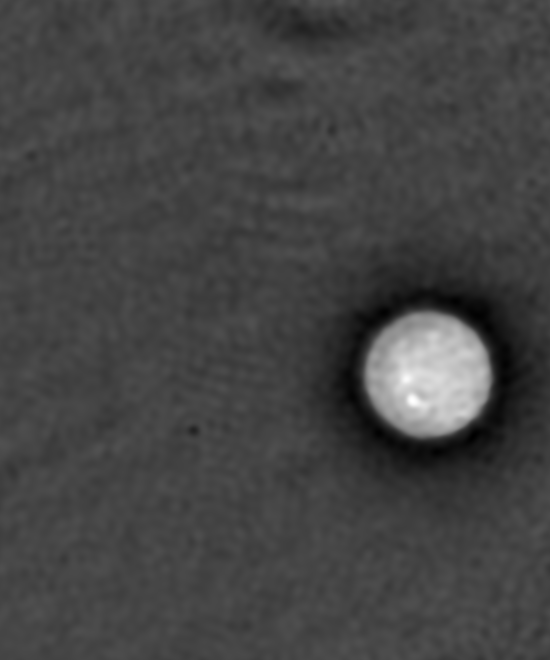
#> input picture skimage.data.cell(), 550 x 660 px
$ python t4_enhancement_restoration_segmentation_compression.py
#> lines starting #> are read from the running program, lines starting #| are printed output that depends on the picture; after the words box and inside, x2 and y2 are one past the last pixel; in counts of white or black regions, pixels touching at a corner belong together
"""T4: Biomedical Image Processing -- enhancement, restoration, segmentation,
compression. Course: 21CSE428T Healthcare Analytics, Unit 2.

Sample image: skimage.data.cell() (a fluorescence microscopy cell image,
bundled with scikit-image, no download needed) stands in for a biomedical
image -- SmartHealth AI itself has no imaging pipeline, see tutorials/
unit2_biomedical_imaging/README.md for why this dataset was chosen.

Usage: python t4_enhancement_restoration_segmentation_compression.py
"""

from __future__ import annotations

import io
from pathlib import Path

import numpy as np
from PIL import Image
from skimage import data, exposure, filters, restoration, util
from skimage.metrics import peak_signal_noise_ratio as psnr

OUT = Path(__file__).parent / "outputs"


def save_png(img: np.ndarray, name: str) -> Path:
    """Save a float [0,1] or uint8 array as a PNG under outputs/."""
    path = OUT / name
    arr = img
    if arr.dtype != np.uint8:
        arr = util.img_as_ubyte(np.clip(arr, 0, 1))
    Image.fromarray(arr).save(path)
    return path


def enhancement(image: np.ndarray) -> tuple[np.ndarray, np.ndarray]:
    """Global histogram equalization and CLAHE (adaptive, local contrast)."""
    equalized = exposure.equalize_hist(image)
    clahe = exposure.equalize_adapthist(image, clip_limit=0.03)
    save_png(equalized, "t4_enhancement_histeq.png")
    save_png(clahe, "t4_enhancement_clahe.png")
    return equalized, clahe


def restoration_demo(image: np.ndarray) -> tuple[np.ndarray, np.ndarray, float, float]:
    """Add synthetic Gaussian noise, then denoise, and show the PSNR recovery."""
    image_f = util.img_as_float(image)
    noisy = util.random_noise(image_f, mode="gaussian", var=0.01, rng=0)
    denoised = restoration.denoise_bilateral(noisy, sigma_color=0.1, sigma_spatial=5)

    psnr_noisy = psnr(image_f, noisy, data_range=1.0)
    psnr_denoised = psnr(image_f, denoised, data_range=1.0)

    save_png(noisy, "t4_restoration_noisy.png")
    save_png(denoised, "t4_restoration_denoised.png")
    return noisy, denoised, psnr_noisy, psnr_denoised


def segmentation(image: np.ndarray) -> np.ndarray:
    """Otsu thresholding to isolate cell regions from background."""
    thresh = filters.threshold_otsu(image)
    mask = image > thresh
    save_png(mask.astype(np.uint8) * 255, "t4_segmentation_mask.png")
    return mask


def compression(image: np.ndarray) -> dict[int, dict[str, float]]:
    """Save as JPEG at a few quality levels and report size vs. PSNR."""
    pil_img = Image.fromarray(image)
    image_f = util.img_as_float(image)
    results = {}
    for quality in (10, 50, 90):
        buf = io.BytesIO()
        pil_img.save(buf, format="JPEG", quality=quality)
        size_kb = len(buf.getvalue()) / 1024
        out_path = OUT / f"t4_compression_q{quality}.jpg"
        out_path.write_bytes(buf.getvalue())

        decoded = np.array(Image.open(io.BytesIO(buf.getvalue())))
        quality_psnr = psnr(image_f, util.img_as_float(decoded), data_range=1.0)
        results[quality] = {"size_kb": size_kb, "psnr_db": quality_psnr}
    return results


def main():
    OUT.mkdir(exist_ok=True)
    image = data.cell()  # uint8 grayscale, bundled sample microscopy image
#> image is the input picture: shape (660, 550); min 0, max 255, mean 68
    save_png(image, "t4_original.png")

    equalized, clahe = enhancement(image)
#> in enhancement, `equalized = exposure.equalize_hist(image)`:
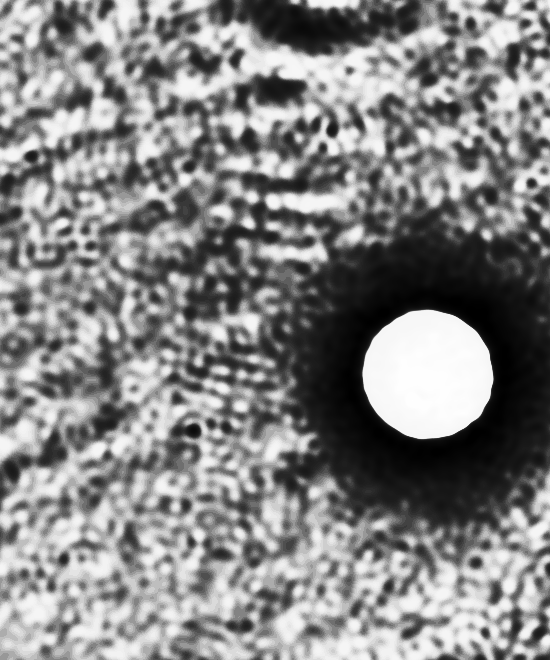
#> equalized: shape (660, 550) float64; min 1.65e-05, max 1, mean 0.524
#> in enhancement, `clahe = exposure.equalize_adapthist(image, clip_limit=0.03)`:
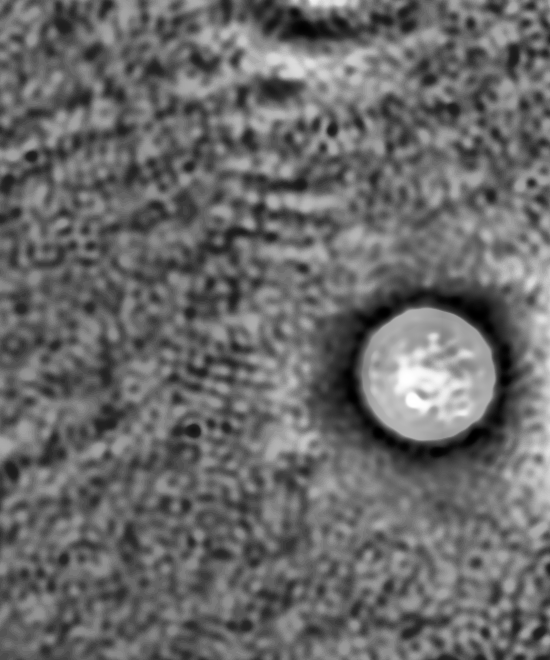
#> clahe: shape (660, 550) float64; min 0, max 1, mean 0.413
    noisy, denoised, psnr_noisy, psnr_denoised = restoration_demo(image)
#> in restoration_demo, `noisy = util.random_noise(image_f, mode="gaussian", var=0.01, rng=0)`:
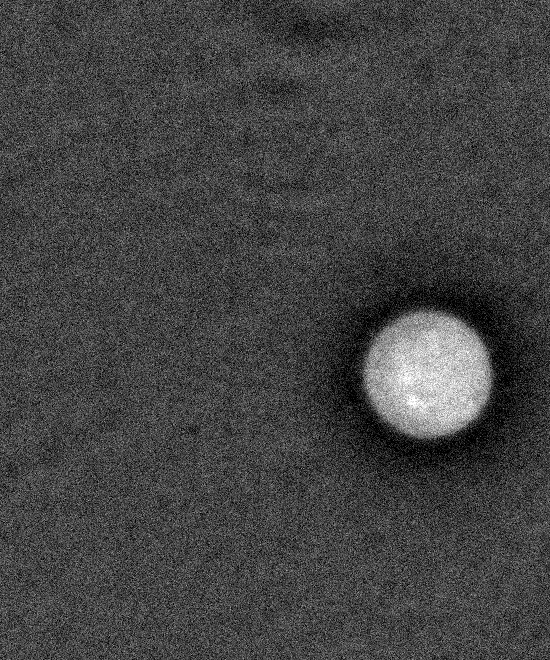
#> noisy: shape (660, 550) float64; min 0, max 1, mean 0.267
#> in restoration_demo, `psnr_noisy = psnr(image_f, noisy, data_range=1.0)`: psnr_noisy = 20.1
#> in restoration_demo, `psnr_denoised = psnr(image_f, denoised, data_range=1.0)`: psnr_denoised = 25.32
#> psnr_noisy = 20.1; psnr_denoised = 25.32
    mask = segmentation(image)
#> in segmentation, `thresh = filters.threshold_otsu(image)`: thresh = 122
#> in segmentation, `mask = image > thresh`:
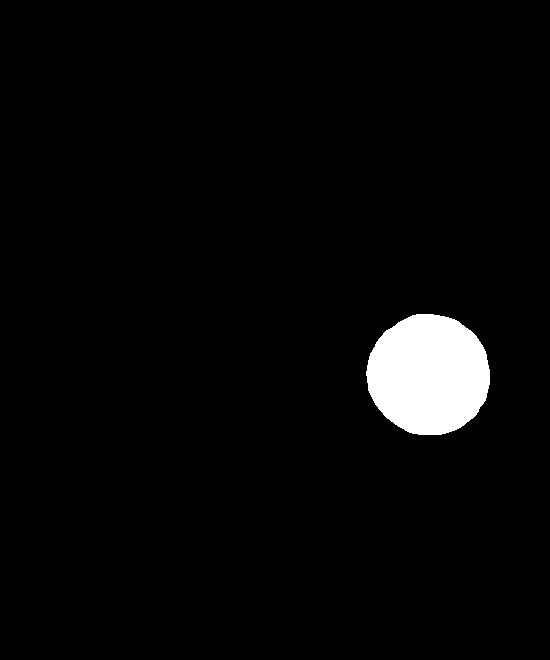
#> mask: shape (660, 550) bool; 3.2% white; 1 white region, box (x1, y1, x2, y2) and area: (366, 314, 490, 435) 11746
    comp = compression(image)
#> in compression, `quality_psnr = psnr(image_f, util.img_as_float(decoded), data_range=1.0)`: quality_psnr = 37.22
#> comp = 3 items

    print("Enhancement: saved histogram-equalized and CLAHE images.")
    print(f"Restoration: PSNR noisy={psnr_noisy:.2f} dB -> denoised={psnr_denoised:.2f} dB")
#| Restoration: PSNR noisy=20.10 dB -> denoised=25.32 dB
    print(f"Segmentation: Otsu mask covers {mask.mean() * 100:.1f}% of pixels as foreground")
#| Segmentation: Otsu mask covers 3.2% of pixels as foreground
    print("Compression (quality -> size_kb, PSNR dB):")
    for q, r in comp.items():
        print(f"  q={q}: {r['size_kb']:.1f} KB, {r['psnr_db']:.2f} dB")
#> this loop made 3 passes
#> (q, r) on passes 1 to 3: (10, {'size_kb': 5.16, 'psnr_db': 37.22}), (50, {'size_kb': 10.32, 'psnr_db': 46.82}), (90, {'size_kb': 23.8, 'psnr_db': 54.32})
#|   q=10: 5.2 KB, 37.22 dB
#|   q=50: 10.3 KB, 46.82 dB
#|   q=90: 23.8 KB, 54.32 dB

    # --- self-check ---
    expected_files = [
        "t4_original.png", "t4_enhancement_histeq.png", "t4_enhancement_clahe.png",
        "t4_restoration_noisy.png", "t4_restoration_denoised.png",
        "t4_segmentation_mask.png",
        "t4_compression_q10.jpg", "t4_compression_q50.jpg", "t4_compression_q90.jpg",
    ]
    for fname in expected_files:
        fpath = OUT / fname
        assert fpath.exists() and fpath.stat().st_size > 0, f"missing or empty output: {fname}"

    assert psnr_denoised > psnr_noisy, "denoising should improve PSNR over the noisy image"
    assert 0.0 < mask.mean() < 1.0, "Otsu mask should not be all-foreground or all-background"
    assert comp[10]["size_kb"] < comp[90]["size_kb"], "higher JPEG quality should mean larger file"
    assert comp[10]["psnr_db"] < comp[90]["psnr_db"], "higher JPEG quality should mean higher PSNR"
    print("\nT4 self-check passed.")


if __name__ == "__main__":
#> (the run stopped early here; a loop or call above may not have finished)
